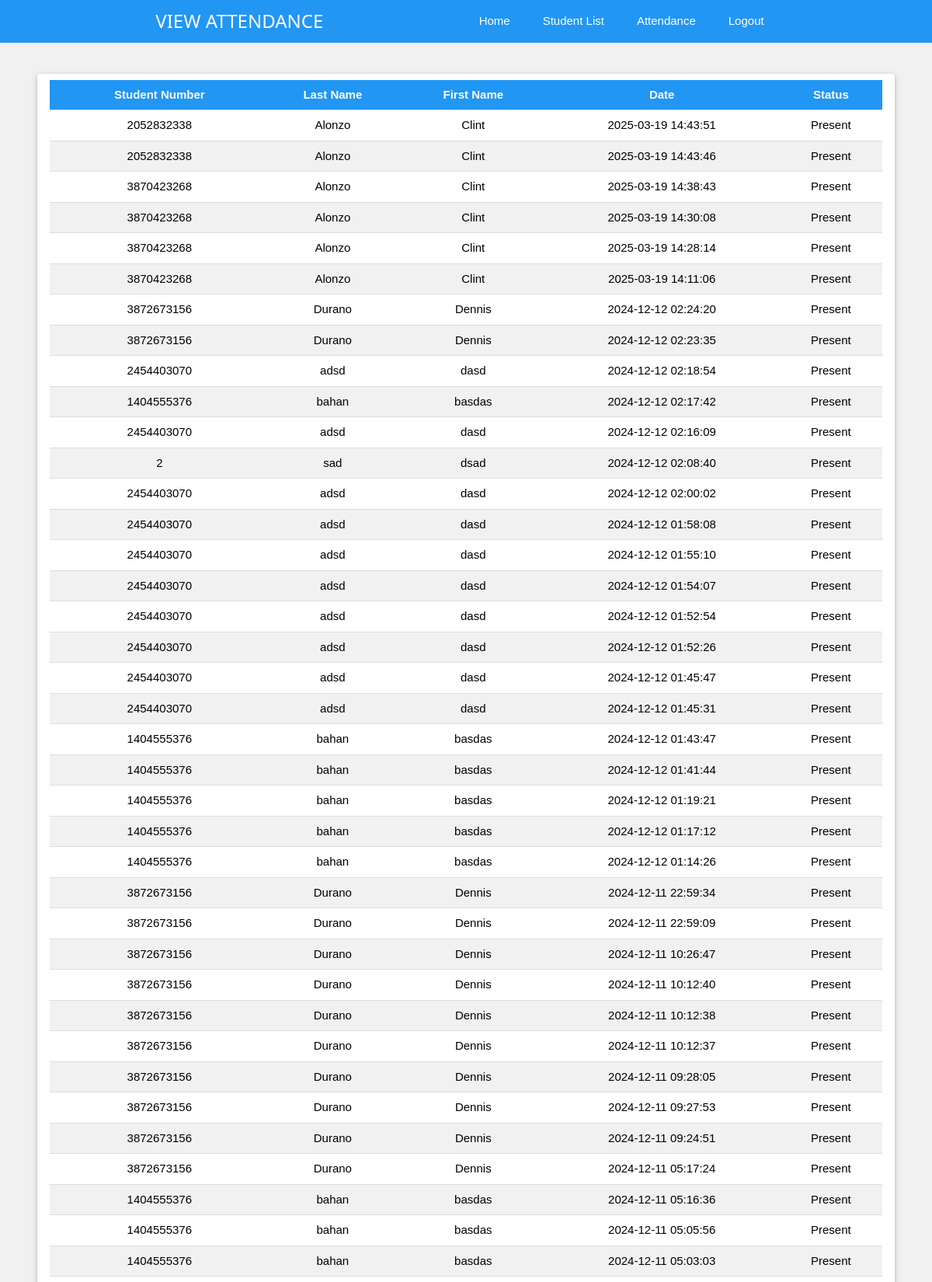
The app's page /attendance (upper part) with its own data.
### tables this page shows
CREATE TABLE attendance (
    attendance_id INTEGER PRIMARY KEY,
    student_id INTEGER,
    date TIMESTAMP DEFAULT CURRENT_TIMESTAMP NOT NULL,
    status TEXT CHECK(status IN ('Present', 'Absent', 'Late')) NOT NULL,
    FOREIGN KEY (student_id) REFERENCES students (idno)
);

CREATE TABLE students (
    idno INTEGER PRIMARY KEY,
    firstname TEXT NOT NULL,
    lastname TEXT NOT NULL,
    course TEXT,
    level TEXT,
    image TEXT
);

### app.py (the view)
@app.route("/attendance")
def attendance() -> None:
    try:
        sql = """
        SELECT a.attendance_id, s.idno, s.lastname, s.firstname, a.date, a.status
        FROM attendance a
        JOIN students s ON a.student_id = s.idno
        ORDER BY a.date DESC
        """
        attendance_records = getprocess(sql)
        return render_template("attendance.html",pagetitle = "VIEW ATTENDANCE", attendance_records=attendance_records)
    except Exception as e:
        flash(f"An error occurred while retrieving attendance records: {e}")
        return render_template("attendance.html", pagetitle = "VIEW ATTENDANCE", attendance_records=attendance_records)

### app.py (called while the page is built)
def getprocess(sql: str, params: tuple = ()) -> list:
    with connect(database) as db:
        db.row_factory = Row
        cursor = db.cursor()
        cursor.execute(sql, params)
        data = cursor.fetchall()
    return data

### templates/attendance.html (shortened to what this page needs)
{% extends 'base.html'%}
{% block content %}
<div class="w3-container w3-margin-top">
<body class="w3-light-grey">
    <div class="w3-container w3-margin-top">
        <div class="w3-card w3-white w3-round w3-padding">
            <table class="w3-table w3-bordered w3-striped w3-hoverable w3-centered">
                <thead class="w3-blue">
                    <tr>
                        <th>Student Number</th>
                        <th>Last Name</th>
                        <th>First Name</th>
                        <th>Date</th>
                        <th>Status</th>
                    </tr>
                </thead>
                <tbody>
                    {% for record in attendance_records %}
                        <tr>
                            <td>{{ record.idno }}</td>
                            <td>{{ record.lastname }}</td>
                            <td>{{ record.firstname }}</td>
                            <td>{{ record.date }}</td>
                            <td>{{ record.status }}</td>
                        </tr>
                    {% endfor %}
                </tbody>
            </table>
        </div>
    </div>
</body>
</html>
{% endblock %}

### static/css/w3.css (style rules this page uses)
html { box-sizing:border-box }
*,*:before,*:after { box-sizing:inherit }
html { -ms-text-size-adjust:100%;-webkit-text-size-adjust:100% }
body { margin:0 }
html,body { font-family:Verdana,sans-serif;font-size:15px;line-height:1.5 }
html { overflow-x:hidden }
.w3-table,.w3-table-all { border-collapse:collapse;border-spacing:0;width:100%;display:table }
.w3-bordered tr,.w3-table-all tr { border-bottom:1px solid #ddd }
.w3-striped tbody tr:nth-child(even) { background-color:#f1f1f1 }
.w3-centered tr th,.w3-centered tr td { text-align:center }
.w3-table td,.w3-table th,.w3-table-all td,.w3-table-all th { padding:8px 8px;display:table-cell;text-align:left;vertical-align:top }
.w3-table th:first-child,.w3-table td:first-child,.w3-table-all th:first-child,.w3-table-all td:first-child { padding-left:16px }
.w3-container:after,.w3-container:before,.w3-panel:after,.w3-panel:before,.w3-row:after,.w3-row:before,.w3-row-padding:after,.w3-row-padding:before, .w3-cell-row:before,.w3-cell-row:after,.w3-clear:after,.w3-clear:before,.w3-bar:before,.w3-bar:after { content:"";display:table;clear:both }
.w3-round,.w3-round-medium { border-radius:4px }
.w3-container,.w3-panel { padding:0.01em 16px }
.w3-card,.w3-card-2 { box-shadow:0 2px 5px 0 rgba(0,0,0,0.16),0 2px 10px 0 rgba(0,0,0,0.12) }
.w3-margin-top { margin-top:16px!important }
.w3-padding { padding:8px 16px!important }
.w3-blue,.w3-hover-blue:hover { color:#fff!important;background-color:#2196F3!important }
.w3-white,.w3-hover-white:hover { color:#000!important;background-color:#fff!important }
.w3-light-grey,.w3-hover-light-grey:hover,.w3-light-gray,.w3-hover-light-gray:hover { color:#000!important;background-color:#f1f1f1!important }

### records on screen
attendance: idno "2052832338", lastname "Alonzo", firstname "Clint", date "2025-03-19 14:43:51", status "Present"
attendance: idno "2052832338", lastname "Alonzo", firstname "Clint", date "2025-03-19 14:43:46", status "Present"
attendance: idno "3870423268", lastname "Alonzo", firstname "Clint", date "2025-03-19 14:38:43", status "Present"
attendance: idno "3870423268", lastname "Alonzo", firstname "Clint", date "2025-03-19 14:30:08", status "Present"
attendance: idno "3870423268", lastname "Alonzo", firstname "Clint", date "2025-03-19 14:28:14", status "Present"
attendance: idno "3870423268", lastname "Alonzo", firstname "Clint", date "2025-03-19 14:11:06", status "Present"
attendance: idno "3872673156", lastname "Durano", firstname "Dennis", date "2024-12-12 02:24:20", status "Present"
attendance: idno "3872673156", lastname "Durano", firstname "Dennis", date "2024-12-12 02:23:35", status "Present"
attendance: idno "2454403070", lastname "adsd", firstname "dasd", date "2024-12-12 02:18:54", status "Present"
attendance: idno "1404555376", lastname "bahan", firstname "basdas", date "2024-12-12 02:17:42", status "Present"
attendance: idno "2454403070", lastname "adsd", firstname "dasd", date "2024-12-12 02:16:09", status "Present"
attendance: idno "2", lastname "sad", firstname "dsad", date "2024-12-12 02:08:40", status "Present"
attendance: idno "2454403070", lastname "adsd", firstname "dasd", date "2024-12-12 02:00:02", status "Present"
attendance: idno "2454403070", lastname "adsd", firstname "dasd", date "2024-12-12 01:58:08", status "Present"
attendance: idno "2454403070", lastname "adsd", firstname "dasd", date "2024-12-12 01:55:10", status "Present"
attendance: idno "2454403070", lastname "adsd", firstname "dasd", date "2024-12-12 01:54:07", status "Present"
attendance: idno "2454403070", lastname "adsd", firstname "dasd", date "2024-12-12 01:52:54", status "Present"
attendance: idno "2454403070", lastname "adsd", firstname "dasd", date "2024-12-12 01:52:26", status "Present"
attendance: idno "2454403070", lastname "adsd", firstname "dasd", date "2024-12-12 01:45:47", status "Present"
attendance: idno "2454403070", lastname "adsd", firstname "dasd", date "2024-12-12 01:45:31", status "Present"
attendance: idno "1404555376", lastname "bahan", firstname "basdas", date "2024-12-12 01:43:47", status "Present"
attendance: idno "1404555376", lastname "bahan", firstname "basdas", date "2024-12-12 01:41:44", status "Present"
attendance: idno "1404555376", lastname "bahan", firstname "basdas", date "2024-12-12 01:19:21", status "Present"
attendance: idno "1404555376", lastname "bahan", firstname "basdas", date "2024-12-12 01:17:12", status "Present"
attendance: idno "1404555376", lastname "bahan", firstname "basdas", date "2024-12-12 01:14:26", status "Present"
attendance: idno "3872673156", lastname "Durano", firstname "Dennis", date "2024-12-11 22:59:34", status "Present"
attendance: idno "3872673156", lastname "Durano", firstname "Dennis", date "2024-12-11 22:59:09", status "Present"
attendance: idno "3872673156", lastname "Durano", firstname "Dennis", date "2024-12-11 10:26:47", status "Present"
attendance: idno "3872673156", lastname "Durano", firstname "Dennis", date "2024-12-11 10:12:40", status "Present"
attendance: idno "3872673156", lastname "Durano", firstname "Dennis", date "2024-12-11 10:12:38", status "Present"
attendance: idno "3872673156", lastname "Durano", firstname "Dennis", date "2024-12-11 10:12:37", status "Present"
attendance: idno "3872673156", lastname "Durano", firstname "Dennis", date "2024-12-11 09:28:05", status "Present"
attendance: idno "3872673156", lastname "Durano", firstname "Dennis", date "2024-12-11 09:27:53", status "Present"
attendance: idno "3872673156", lastname "Durano", firstname "Dennis", date "2024-12-11 09:24:51", status "Present"
attendance: idno "3872673156", lastname "Durano", firstname "Dennis", date "2024-12-11 05:17:24", status "Present"
attendance: idno "1404555376", lastname "bahan", firstname "basdas", date "2024-12-11 05:16:36", status "Present"
attendance: idno "1404555376", lastname "bahan", firstname "basdas", date "2024-12-11 05:05:56", status "Present"
attendance: idno "1404555376", lastname "bahan", firstname "basdas", date "2024-12-11 05:03:03", status "Present"

### other values on screen
{{ pagetitle }} "VIEW ATTENDANCE"
